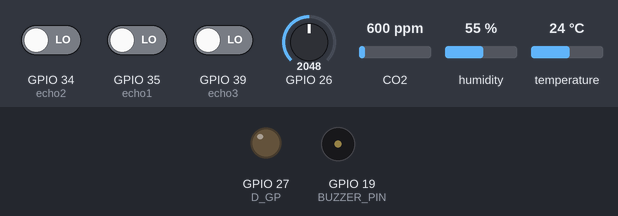
The sketch below on a simulated ESP32. Shown: output pins drawn as LEDs (lit = HIGH), buzzer (waves = sounding, pin HIGH). The test bench sets the inputs (shaded band); at power-on: GPIO 26 = 2048, GPIO 34 (echo2) LOW, GPIO 35 (echo1) LOW, GPIO 39 (echo3) LOW, CO2 600 ppm, humidity 55 %, temperature 24 °C. Pins used as bus, display or sensor lines are not drawn; what the sketch prints to the serial monitor is not drawn.

Above: at 0.1 s.
At 3.2 s:
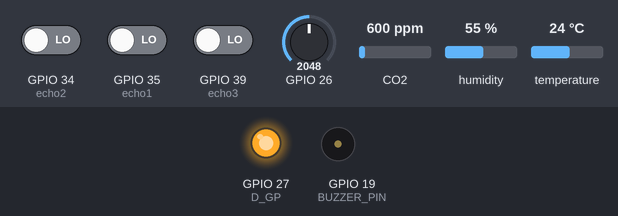
Timing chart, 0 to 4.7 s (numbered marks = the images above):
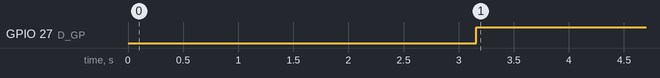

The sketch:

CalculationSensor.ino
```cpp
#include <Wire.h>
#include <Adafruit_SHT31.h>
#include <MQ135.h>
#include "pitches.h"

#define trig1 25
#define echo1 35
#define trig2 33
#define echo2 34
#define trig3 32
#define echo3 39
#define A_MQ  A0
#define A_GP  A19
#define D_GP  27
#define BUZZER_PIN 19

Adafruit_SHT31 sht31 = Adafruit_SHT31();
MQ135 MQ135_sensor = MQ135(A_MQ);

float temp, hum, dis1, dis2, dis3, dust, ppm, correctedPPM;
int melody[] = {
  NOTE_E5, NOTE_D5, NOTE_FS4, NOTE_GS4,
  NOTE_CS5, NOTE_B4, NOTE_D4, NOTE_E4,
  NOTE_B4, NOTE_A4, NOTE_CS4, NOTE_E4,
  NOTE_A4
};

int durations[] = {
  8, 8, 4, 4,
  8, 8, 4, 4,
  8, 8, 4, 4,
  2
};

void setup(){
  Serial.begin(9600);
  if (!sht31.begin(0x44)) {  // Địa chỉ I2C của cảm biến (0x44 hoặc 0x45)
    Serial.println("Không tìm thấy SHT31");
    while (1) delay(1);
  }
  pinMode(D_GP, OUTPUT);
  pinMode(trig1, OUTPUT);
  pinMode(echo1, INPUT);
  pinMode(trig2, OUTPUT);
  pinMode(echo2, INPUT);
  pinMode(trig3, OUTPUT);
  pinMode(echo3, INPUT);
  pinMode(BUZZER_PIN, OUTPUT);
}

void SHT31() {
  temp = sht31.readTemperature();
  hum = sht31.readHumidity();
  delay(100);
}

void MQ(float temperature, float humidity){
  ppm = MQ135_sensor.getPPM();
  correctedPPM = MQ135_sensor.getCorrectedPPM(temperature, humidity);
  delay(100);
}

float GP2Y (int ledPower, int measurePin){
  int samplingTime = 280;
  int deltaTime = 40;
  int sleepTime = 9680;
  float voMeasured = 0;
  float calcVoltage = 0;
  float dustDensity = 0;
  digitalWrite(ledPower,LOW); // Bật IR LED
  delayMicroseconds(samplingTime);  //Delay 0.28ms
  voMeasured = analogRead(measurePin); // Đọc giá trị ADC V0
  delayMicroseconds(deltaTime); //Delay 0.04ms
  digitalWrite(ledPower,HIGH); // Tắt LED
  delayMicroseconds(sleepTime); //Delay 9.68ms
  // Tính điện áp từ giá trị ADC
  calcVoltage = voMeasured * (5.0 / 4096); //Điệp áp Vcc của cảm biến (5.0 hoặc 3.3)
  dustDensity = 0.17 * calcVoltage - 0.1;
  delay(100);
  return dustDensity;
}

float HCSR04 (int trig, int echo) {
  unsigned long duration;
  float distance;
  digitalWrite(trig, LOW);
  delay(2);
  digitalWrite(trig, HIGH);
  delay(5);
  digitalWrite(trig, LOW);

  duration = pulseIn(echo, HIGH);
  distance = duration/2./29.412;
  return distance;
}

void loop() {
  // put your main code here, to run repeatedly:
  SHT31();
  dis1 = HCSR04(trig1, echo1);
  dis2 = HCSR04(trig2, echo2);
  dis3 = HCSR04(trig3, echo3);
  dust = GP2Y(D_GP, A_GP);
  MQ(temp, hum);
    int size = sizeof(durations) / sizeof(int);

  // for (int note = 0; note < size; note++) {
  //   //to calculate the note duration, take one second divided by the note type.
  //   //e.g. quarter note = 1000 / 4, eighth note = 1000/8, etc.
  //   int duration = 1000 / durations[note];
  //   tone(BUZZER_PIN, melody[note], duration);

  //   //to distinguish the notes, set a minimum time between them.
  //   //the note's duration + 30% seems to work well:
  //   int pauseBetweenNotes = duration * 1.30;
  //   delay(pauseBetweenNotes);

  //   //stop the tone playing:
  //   noTone(BUZZER_PIN);
  // }

  Serial.print("Temp: ");
  Serial.print(temp, 2);
  Serial.print("*C; Hum: ");
  Serial.print(hum, 2);
  Serial.print("%; Dis:");
  Serial.print(dis1, 2);
  Serial.print("cm-");
  Serial.print(dis2, 2);
  Serial.print("cm-");
  Serial.print(dis3, 2);
  Serial.print("cm; PPM: ");
  Serial.print(ppm, 2);
  Serial.print("ppm; Dust: ");
  Serial.print(dust, 2);
  Serial.println("mg/m^3");
  delay(100);
}
```

Measured:
- by itself, GPIO 27 (D_GP): LOW → HIGH at 3.2 s
